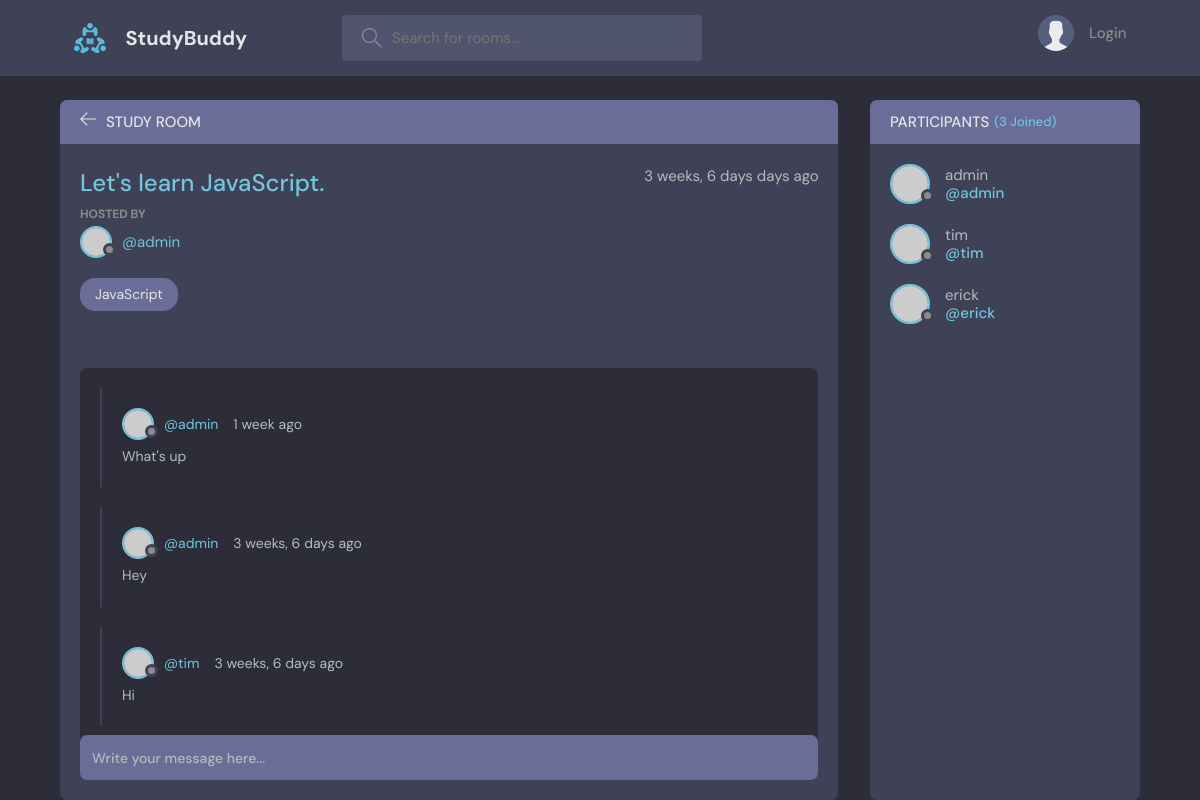
The page /room/1/ on the database its author committed.
### base/models.py (models this page shows, shortened)
class Room(models.Model):
   host = models.ForeignKey(User, on_delete=models.SET_NULL, null=True)
   topic = models.ForeignKey(Topic, on_delete=models.SET_NULL, null=True)
   name = models.CharField(max_length=200)
   description = models.TextField(null=True, blank=True)
   participants = models.ManyToManyField(User, related_name='participants', blank=True)
   updated = models.DateField(auto_now=True)
   created = models.DateField(auto_now_add=True)
   class Meta:
      ordering = ['-updated', '-created']

class Topic(models.Model):
   name = models.CharField(max_length=200)
   def __str__(self):
      return self.name

class Message(models.Model):
   user = models.ForeignKey(User, on_delete=models.CASCADE)
   room = models.ForeignKey(Room, on_delete=models.CASCADE)
   body = models.TextField()
   updated = models.DateField(auto_now=True)
   created = models.DateField(auto_now_add=True)
   class Meta:
      ordering = ['-updated', '-created']

### base/views.py (the view, shortened to what this page needs)
# urls.py: path('room/<str:pk>/', views.room, name='room'),
def room(request, pk):
    room = Room.objects.get(id=pk)
    room_messages = room.message_set.all()
    participants = room.participants.all()
    context = {'room':room, 'room_messages':room_messages, 'participants':participants}
    return render(request, 'base/room.html', context)

### base/templates/base/room.html (shortened to what this page needs)
{% extends 'main.html' %}
{% block content %}
    <main class="profile-page layout layout--2">
      <div class="container">
        <div class="room">
          <div class="room__top">
            <div class="room__topLeft">
              <a href="{% url 'home' %}">
                <svg version="1.1" xmlns="http://www.w3.org/2000/svg" width="32" height="32" viewBox="0 0 32 32">
                  <title>arrow-left</title>
                  <path
                    d="M13.723 2.286l-13.723 13.714 13.719 13.714 1.616-1.611-10.96-10.96h27.625v-2.286h-27.625l10.965-10.965-1.616-1.607z"
                  ></path>
                </svg>
              </a>
              <h3>Study Room</h3>
            </div>
          </div>
          <div class="room__box scroll">
            <div class="room__header scroll">
              <div class="room__info">
                <h3>{{room.name}}</h3>
                <span>{{room.created|timesince}} days ago</span>
              </div>
              <div class="room__hosted">
                <p>Hosted By</p>
                <a href="{% url 'user-profile' room.host.id %}" class="room__author">
                  <div class="avatar avatar--small">
                    <img src="https://randomuser.me/api/portraits/men/37.jpg" />
                  </div>
                  <span>@{{room.host.username}}</span>
                </a>
              </div>
              <span class="room__topics">{{room.topic}}</span>
            </div>
            <div class="room__conversation">
              <div class="threads scroll">
                {% for message in room_messages %}
                  <div class="thread">
                    <div class="thread__top">
                      <div class="thread__author">
                        <a href="{% url 'user-profile' message.user.id %}" class="thread__authorInfo">
                          <div class="avatar avatar--small">
                            <img src="https://randomuser.me/api/portraits/men/37.jpg" />
                          </div>
                          <span>@{{message.user.username}}</span>
                        </a>
                        <span class="thread__date">{{message.created|timesince}} ago</span>
                      </div>
                    </div>
                    <div class="thread__details">
                      {{message.body}}
                    </div>
                  </div>
                {% endfor %}
              </div>
            </div>
          </div>
          <div class="room__message">
            <form action="#"><input name="" placeholder="Write your message here..." /></form>
          </div>
        </div>
        <div class="participants">
          <h3 class="participants__top">Participants <span>({{participants.count}} Joined)</span></h3>
          <div class="participants__list scroll">
            {% for user in participants %}
              <a href="{% url 'user-profile' user.id %}" class="participant">
                <div class="avatar avatar--medium">
                  <img src="https://randomuser.me/api/portraits/men/37.jpg" />
                </div>
                <p>
                  {{user.username}}
                  <span>@{{user.username}}</span>
                </p>
              </a>
            {% endfor %}
          </div>
        </div>
      </div>
    </main>
{% endblock content %}

### rows shown on the page
Room: name "Let's learn JavaScript.", created "3 weeks, 6 days", host.username "admin", topic "JavaScript"
Message: user.username "admin", created "1 week", body "What's up"
Message: user.username "admin", created "3 weeks, 6 days", body "Hey"
Message: user.username "tim", created "3 weeks, 6 days", body "Hi"

### other values the page prints
{{ participants.count }} "3"
{{ user.username }} "admin"
{{ user.username }} "tim"
{{ user.username }} "erick"
